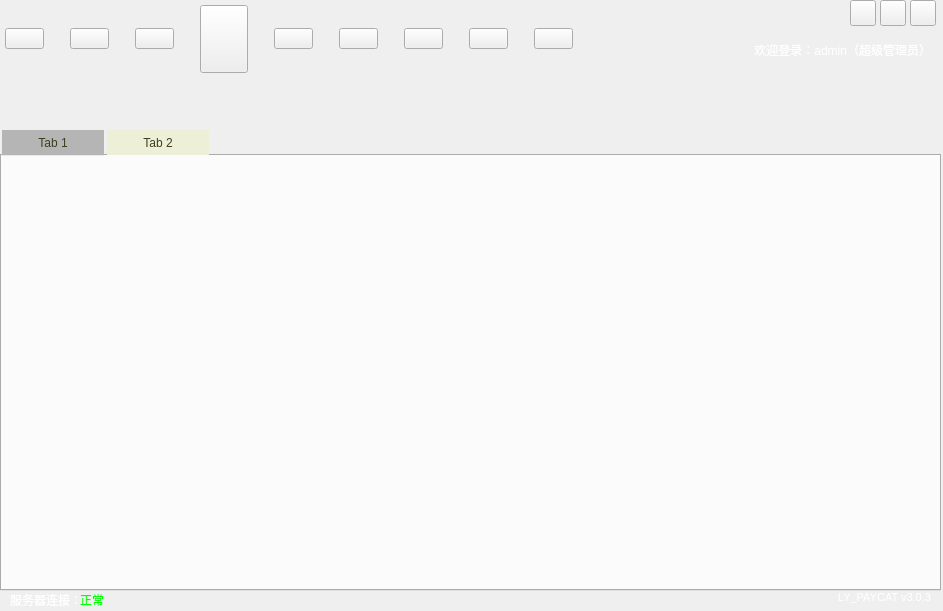
<?xml version="1.0" encoding="UTF-8"?>
<ui version="4.0">
 <class>PayCount_QTClass</class>
 <widget class="QMainWindow" name="PayCount_QTClass">
  <property name="windowModality">
   <enum>Qt::NonModal</enum>
  </property>
  <property name="enabled">
   <bool>true</bool>
  </property>
  <property name="geometry">
   <rect>
    <x>0</x>
    <y>0</y>
    <width>943</width>
    <height>611</height>
   </rect>
  </property>
  <property name="font">
   <font>
    <pointsize>8</pointsize>
   </font>
  </property>
  <property name="windowTitle">
   <string>PayCount_QT</string>
  </property>
  <property name="iconSize">
   <size>
    <width>24</width>
    <height>24</height>
   </size>
  </property>
  <widget class="QWidget" name="centralWidget">
   <widget class="QPushButton" name="BTN_MIN">
    <property name="enabled">
     <bool>true</bool>
    </property>
    <property name="geometry">
     <rect>
      <x>850</x>
      <y>0</y>
      <width>26</width>
      <height>26</height>
     </rect>
    </property>
    <property name="toolTip">
     <string/>
    </property>
    <property name="text">
     <string/>
    </property>
   </widget>
   <widget class="QPushButton" name="BTN_MAX">
    <property name="enabled">
     <bool>true</bool>
    </property>
    <property name="geometry">
     <rect>
      <x>880</x>
      <y>0</y>
      <width>26</width>
      <height>26</height>
     </rect>
    </property>
    <property name="toolTip">
     <string/>
    </property>
    <property name="text">
     <string/>
    </property>
   </widget>
   <widget class="QPushButton" name="BTN_CLOSE">
    <property name="enabled">
     <bool>true</bool>
    </property>
    <property name="geometry">
     <rect>
      <x>910</x>
      <y>0</y>
      <width>26</width>
      <height>26</height>
     </rect>
    </property>
    <property name="toolTip">
     <string/>
    </property>
    <property name="text">
     <string/>
    </property>
   </widget>
   <widget class="QLabel" name="label">
    <property name="geometry">
     <rect>
      <x>720</x>
      <y>590</y>
      <width>211</width>
      <height>16</height>
     </rect>
    </property>
    <property name="font">
     <font>
      <pointsize>9</pointsize>
     </font>
    </property>
    <property name="text">
     <string>&lt;html&gt;&lt;head/&gt;&lt;body&gt;&lt;p&gt;&lt;span style=&quot; font-size:8pt; color:#ffffff;&quot;&gt;LY_PAYCAT v3.0.3&lt;/span&gt;&lt;/p&gt;&lt;/body&gt;&lt;/html&gt;</string>
    </property>
    <property name="alignment">
     <set>Qt::AlignRight|Qt::AlignTrailing|Qt::AlignVCenter</set>
    </property>
   </widget>
   <widget class="QLabel" name="label_2">
    <property name="geometry">
     <rect>
      <x>670</x>
      <y>40</y>
      <width>261</width>
      <height>20</height>
     </rect>
    </property>
    <property name="font">
     <font>
      <pointsize>9</pointsize>
     </font>
    </property>
    <property name="layoutDirection">
     <enum>Qt::LeftToRight</enum>
    </property>
    <property name="text">
     <string>&lt;html&gt;&lt;head/&gt;&lt;body&gt;&lt;p align=&quot;right&quot;&gt;&lt;span style=&quot; color:#ffffff;&quot;&gt;欢迎登录：admin（超级管理员）&lt;/span&gt;&lt;/p&gt;&lt;/body&gt;&lt;/html&gt;</string>
    </property>
    <property name="alignment">
     <set>Qt::AlignRight|Qt::AlignTrailing|Qt::AlignVCenter</set>
    </property>
   </widget>
   <widget class="QLabel" name="label_3">
    <property name="geometry">
     <rect>
      <x>10</x>
      <y>590</y>
      <width>81</width>
      <height>21</height>
     </rect>
    </property>
    <property name="font">
     <font>
      <pointsize>9</pointsize>
     </font>
    </property>
    <property name="text">
     <string>&lt;html&gt;&lt;head/&gt;&lt;body&gt;&lt;p&gt;&lt;span style=&quot; color:#ffffff;&quot;&gt;服务器连接：&lt;/span&gt;&lt;/p&gt;&lt;/body&gt;&lt;/html&gt;</string>
    </property>
   </widget>
   <widget class="QLabel" name="label_4">
    <property name="geometry">
     <rect>
      <x>80</x>
      <y>590</y>
      <width>61</width>
      <height>20</height>
     </rect>
    </property>
    <property name="font">
     <font>
      <pointsize>9</pointsize>
     </font>
    </property>
    <property name="text">
     <string>&lt;html&gt;&lt;head/&gt;&lt;body&gt;&lt;p&gt;&lt;span style=&quot; color:#00ff00;&quot;&gt;正常&lt;/span&gt;&lt;/p&gt;&lt;/body&gt;&lt;/html&gt;</string>
    </property>
   </widget>
   <widget class="QTabWidget" name="tabWidget">
    <property name="geometry">
     <rect>
      <x>0</x>
      <y>130</y>
      <width>941</width>
      <height>461</height>
     </rect>
    </property>
    <property name="autoFillBackground">
     <bool>false</bool>
    </property>
    <property name="styleSheet">
     <string notr="true">
QTabBar::tab
{
	color:#3c3e1e;
	background:transparent;
    background-color: #eeefd7;	
	font-family:&quot;微软雅黑&quot;;
	font-size:12px;	
	padding-left:1px;
	padding-right:1px;
	width:100px;
	height:25px;
	margin-left:2px;
	margin-right:1px;
} 
QTabBar::tab:selected
{
	color:#3c3e1e;
	background:transparent;
    background-color: #B5B5B5;
	font-family:&quot;微软雅黑&quot;;
	font-size:12px;	
	border-bottom:1px solid #E8E8E8;
}
QTabBar::tab:hover
{
	color:#3c3e1e;
	background:transparent;
    background-color: #CFCFCF;	
	font-family:&quot;微软雅黑&quot;;
	font-size:12px;	
}
QTabWidget::tab-bar
 {
    alignment: left;  
	top:0px;
	left:0px;	
} 


</string>
    </property>
    <property name="currentIndex">
     <number>0</number>
    </property>
    <widget class="QWidget" name="tab">
     <attribute name="title">
      <string>Tab 1</string>
     </attribute>
    </widget>
    <widget class="QWidget" name="tab_2">
     <attribute name="title">
      <string>Tab 2</string>
     </attribute>
    </widget>
   </widget>
   <widget class="QWidget" name="horizontalLayoutWidget">
    <property name="geometry">
     <rect>
      <x>0</x>
      <y>0</y>
      <width>681</width>
      <height>74</height>
     </rect>
    </property>
    <layout class="QHBoxLayout" name="horizontalLayout">
     <property name="sizeConstraint">
      <enum>QLayout::SetFixedSize</enum>
     </property>
     <property name="leftMargin">
      <number>5</number>
     </property>
     <property name="topMargin">
      <number>5</number>
     </property>
     <item>
      <widget class="QPushButton" name="BTN_INIT">
       <property name="enabled">
        <bool>true</bool>
       </property>
       <property name="minimumSize">
        <size>
         <width>5</width>
         <height>5</height>
        </size>
       </property>
       <property name="toolTip">
        <string/>
       </property>
       <property name="text">
        <string/>
       </property>
      </widget>
     </item>
     <item>
      <spacer name="horizontalSpacer">
       <property name="orientation">
        <enum>Qt::Horizontal</enum>
       </property>
       <property name="sizeType">
        <enum>QSizePolicy::Fixed</enum>
       </property>
       <property name="sizeHint" stdset="0">
        <size>
         <width>20</width>
         <height>20</height>
        </size>
       </property>
      </spacer>
     </item>
     <item>
      <widget class="QPushButton" name="BTN_ACCOUNT">
       <property name="enabled">
        <bool>true</bool>
       </property>
       <property name="toolTip">
        <string/>
       </property>
       <property name="text">
        <string/>
       </property>
      </widget>
     </item>
     <item>
      <spacer name="horizontalSpacer_2">
       <property name="orientation">
        <enum>Qt::Horizontal</enum>
       </property>
       <property name="sizeType">
        <enum>QSizePolicy::Fixed</enum>
       </property>
       <property name="sizeHint" stdset="0">
        <size>
         <width>20</width>
         <height>20</height>
        </size>
       </property>
      </spacer>
     </item>
     <item>
      <widget class="QPushButton" name="BTN_PWD">
       <property name="enabled">
        <bool>true</bool>
       </property>
       <property name="toolTip">
        <string/>
       </property>
       <property name="text">
        <string/>
       </property>
      </widget>
     </item>
     <item>
      <spacer name="horizontalSpacer_3">
       <property name="orientation">
        <enum>Qt::Horizontal</enum>
       </property>
       <property name="sizeType">
        <enum>QSizePolicy::Fixed</enum>
       </property>
       <property name="sizeHint" stdset="0">
        <size>
         <width>20</width>
         <height>20</height>
        </size>
       </property>
      </spacer>
     </item>
     <item>
      <widget class="QPushButton" name="BTN_USER">
       <property name="enabled">
        <bool>true</bool>
       </property>
       <property name="minimumSize">
        <size>
         <width>48</width>
         <height>68</height>
        </size>
       </property>
       <property name="maximumSize">
        <size>
         <width>48</width>
         <height>68</height>
        </size>
       </property>
       <property name="toolTip">
        <string/>
       </property>
       <property name="text">
        <string/>
       </property>
      </widget>
     </item>
     <item>
      <spacer name="horizontalSpacer_4">
       <property name="orientation">
        <enum>Qt::Horizontal</enum>
       </property>
       <property name="sizeType">
        <enum>QSizePolicy::Fixed</enum>
       </property>
       <property name="sizeHint" stdset="0">
        <size>
         <width>20</width>
         <height>20</height>
        </size>
       </property>
      </spacer>
     </item>
     <item>
      <widget class="QPushButton" name="BTN_BOOK">
       <property name="enabled">
        <bool>true</bool>
       </property>
       <property name="toolTip">
        <string/>
       </property>
       <property name="text">
        <string/>
       </property>
      </widget>
     </item>
     <item>
      <spacer name="horizontalSpacer_5">
       <property name="orientation">
        <enum>Qt::Horizontal</enum>
       </property>
       <property name="sizeType">
        <enum>QSizePolicy::Fixed</enum>
       </property>
       <property name="sizeHint" stdset="0">
        <size>
         <width>20</width>
         <height>20</height>
        </size>
       </property>
      </spacer>
     </item>
     <item>
      <widget class="QPushButton" name="BTN_PRO">
       <property name="enabled">
        <bool>true</bool>
       </property>
       <property name="toolTip">
        <string/>
       </property>
       <property name="text">
        <string/>
       </property>
      </widget>
     </item>
     <item>
      <spacer name="horizontalSpacer_6">
       <property name="orientation">
        <enum>Qt::Horizontal</enum>
       </property>
       <property name="sizeType">
        <enum>QSizePolicy::Fixed</enum>
       </property>
       <property name="sizeHint" stdset="0">
        <size>
         <width>20</width>
         <height>20</height>
        </size>
       </property>
      </spacer>
     </item>
     <item>
      <widget class="QPushButton" name="BTN_PAY">
       <property name="enabled">
        <bool>true</bool>
       </property>
       <property name="toolTip">
        <string/>
       </property>
       <property name="text">
        <string/>
       </property>
      </widget>
     </item>
     <item>
      <spacer name="horizontalSpacer_7">
       <property name="orientation">
        <enum>Qt::Horizontal</enum>
       </property>
       <property name="sizeType">
        <enum>QSizePolicy::Fixed</enum>
       </property>
       <property name="sizeHint" stdset="0">
        <size>
         <width>20</width>
         <height>20</height>
        </size>
       </property>
      </spacer>
     </item>
     <item>
      <widget class="QPushButton" name="BTN_LOG">
       <property name="enabled">
        <bool>true</bool>
       </property>
       <property name="toolTip">
        <string/>
       </property>
       <property name="text">
        <string/>
       </property>
      </widget>
     </item>
     <item>
      <spacer name="horizontalSpacer_8">
       <property name="orientation">
        <enum>Qt::Horizontal</enum>
       </property>
       <property name="sizeType">
        <enum>QSizePolicy::Fixed</enum>
       </property>
       <property name="sizeHint" stdset="0">
        <size>
         <width>20</width>
         <height>20</height>
        </size>
       </property>
      </spacer>
     </item>
     <item>
      <widget class="QPushButton" name="BTN_LOCK">
       <property name="enabled">
        <bool>true</bool>
       </property>
       <property name="toolTip">
        <string/>
       </property>
       <property name="text">
        <string/>
       </property>
      </widget>
     </item>
    </layout>
   </widget>
  </widget>
  <action name="actionCGloble">
   <property name="text">
    <string>初始化</string>
   </property>
  </action>
  <action name="actionD">
   <property name="text">
    <string>账号</string>
   </property>
  </action>
  <action name="actionSuo">
   <property name="text">
    <string>锁定</string>
   </property>
  </action>
  <action name="actionD_2">
   <property name="text">
    <string>修改密码</string>
   </property>
  </action>
  <action name="actionD_3">
   <property name="text">
    <string>注销</string>
   </property>
  </action>
  <action name="actionDd">
   <property name="text">
    <string>退出</string>
   </property>
  </action>
 </widget>
 <layoutdefault spacing="6" margin="11"/>
 <resources>
  <include location="paycount_qt.qrc"/>
 </resources>
 <connections>
  <connection>
   <sender>BTN_MIN</sender>
   <signal>clicked()</signal>
   <receiver>PayCount_QTClass</receiver>
   <slot>showMinimized()</slot>
   <hints>
    <hint type="sourcelabel">
     <x>522</x>
     <y>12</y>
    </hint>
    <hint type="destinationlabel">
     <x>299</x>
     <y>199</y>
    </hint>
   </hints>
  </connection>
 </connections>
</ui>
